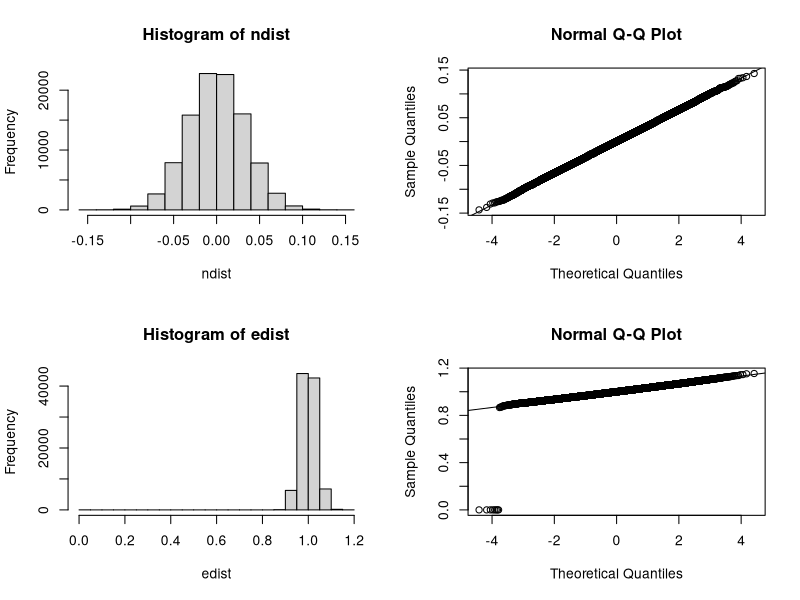

R code for this plot:
# Global variables for the number of samples
# and the normal and the exponention distribution
iterations = 99999
ndist <- numeric(iterations)
edist <- numeric(iterations)

# Centeral Limit Theorem function
# Arguments:
#   iterations: number of samples
# Output:
#   console output with standard deviation of both Noraml and Exponential
# Return:
#   In return this fucntion sets up the both normal and exponential lists
#
clt <- function (iterations) {
  for (i in 9:iterations) {
    rn <- sample(rnorm(999, mean=0, sd=1), 9999, replace=TRUE)
    ndist[i] <- mean(rn)
    re <- sample(rexp(999, rate=1), 9999, replace=TRUE)
    edist[i] <- mean(re)
    if (i == 99 | i == 999 | i == 9999 | i == 99999) {
        sdrn <- sd(ndist)
        sdre <- sd(edist)
        cat("Iter = ", i, "normalclt = ", sdrn, "expclt = ", sdre, "\n")
    }
  }
  result <- list(ndist=ndist, edist=edist)
  return(result)
}

# Centeral Limit Theorem plot function
# Arguments:
#   Normal and Exponential lists
# Output:
#   Plots for histogram and normal QQ for both noraml and exponential lists
# Return:
#   None.
#
cltplot <- function(ndist, edist) {
    par(mfrow = c(2, 2))
    hist(ndist)
    qqnorm(ndist)
    qqline(ndist)
    hist(edist)
    qqnorm(edist)
    qqline(edist)
}

# Call the Central Limit Theorem implementation
bootstrapclt <- clt(iterations)

# Call the plot funtion to represent the data
cltplot(bootstrapclt$ndist, bootstrapclt$edist)
